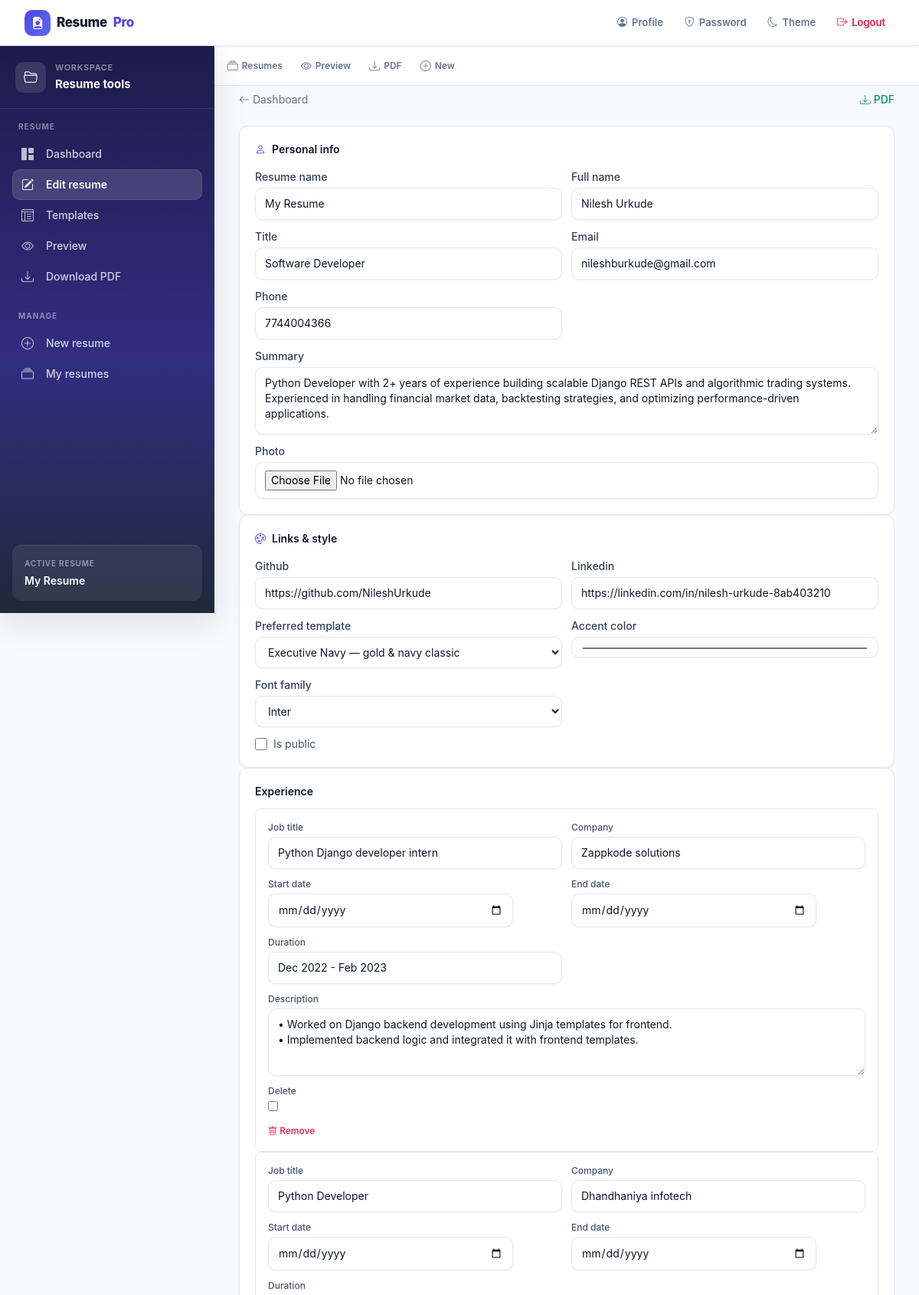
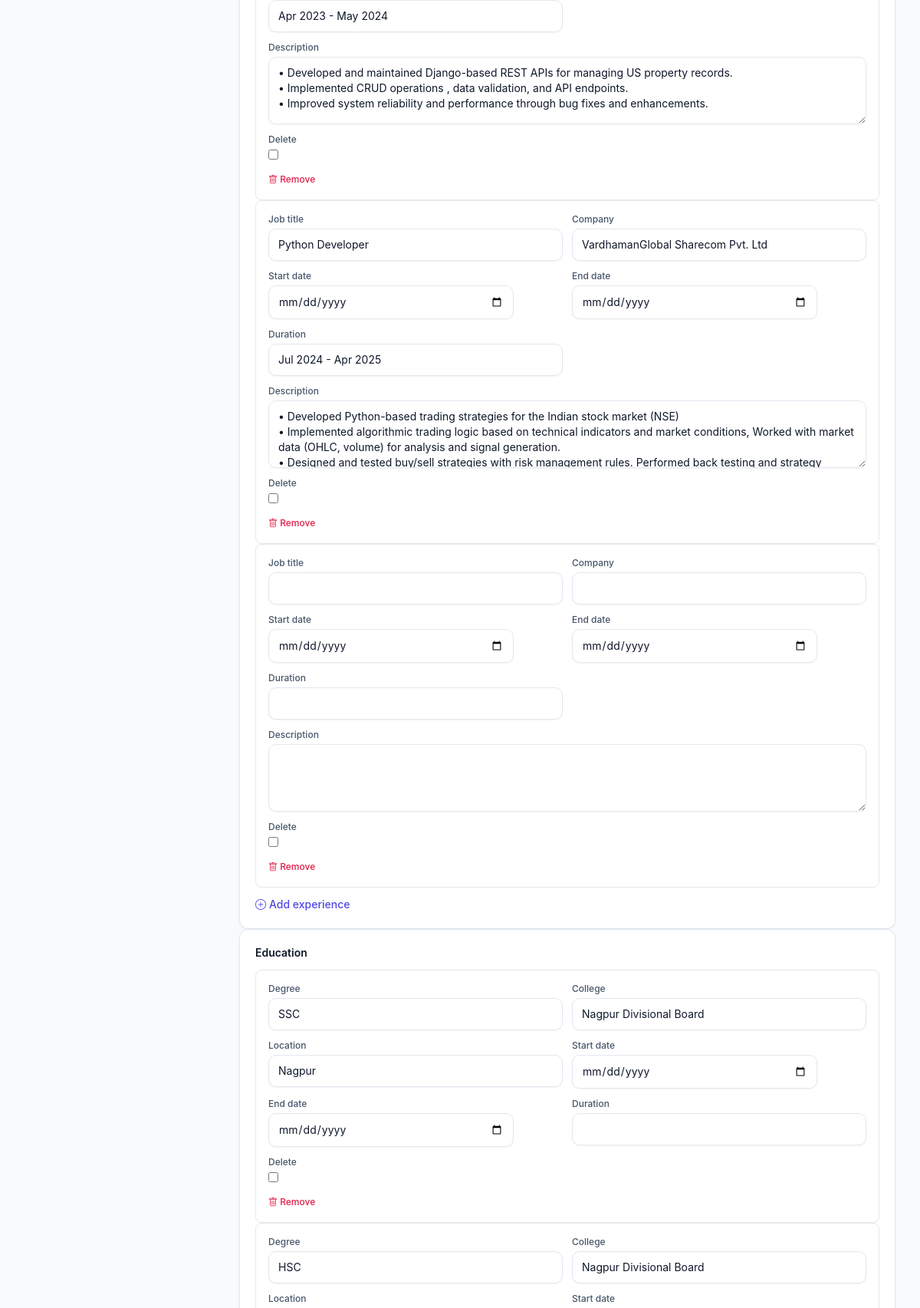
The app's page /resume/2/edit/ (signed in, upper part) with its own data (2 pictures, top to bottom).
### resumes/models.py (models this page shows, shortened)
class Resume(models.Model):
    user = models.ForeignKey(User, on_delete=models.CASCADE, related_name='resumes')
    slug = models.UUIDField(default=uuid.uuid4, unique=True, editable=False)
    resume_name = models.CharField(max_length=100, default='My Resume')
    is_public = models.BooleanField(default=False)
    share_password = models.CharField(max_length=128, blank=True)
    share_expires_at = models.DateTimeField(blank=True, null=True)
    photo = models.ImageField(upload_to='photos/', blank=True, null=True)
    preferred_template = models.CharField(max_length=3, choices=TEMPLATE_CHOICES, default='t1')
    accent_color = models.CharField(max_length=7, default='#4f46e5')
    font_family = models.CharField(max_length=50, choices=FONT_CHOICES, default='Arial')
    title = models.CharField(max_length=100)
    full_name = models.CharField(max_length=100)
    email = models.EmailField()
    phone = models.CharField(max_length=15)
    summary = models.TextField(blank=True)
    github = models.URLField(blank=True, default='')
    linkedin = models.URLField(blank=True, default='')
    created_at = models.DateTimeField(default=timezone.now)
    updated_at = models.DateTimeField(auto_now=True)
    class Meta:
        ordering = ['-updated_at']

### resumes/views.py (the view)
# urls.py: path('resume/<int:resume_id>/edit/', views.create_resume, name='edit_resume'),
@login_required
def create_resume(request, resume_id=None):
    if resume_id is None and request.method == 'GET':
        active = get_user_resume(request)
        if active:
            return redirect('edit_resume', resume_id=active.pk)
    resume = None
    if resume_id:
        resume = get_object_or_404(Resume, pk=resume_id, user=request.user)
    elif request.method == 'POST' and request.POST.get('resume_id'):
        resume = get_object_or_404(Resume, pk=request.POST.get('resume_id'), user=request.user)
    formsets = _build_formsets(request, resume)
    if request.method == 'POST':
        resume_form = ResumeForm(request.POST, request.FILES, instance=resume)
        all_valid = resume_form.is_valid()
        for fs in formsets.values():
            all_valid = all_valid and fs.is_valid()
        if all_valid:
            resume = resume_form.save(commit=False)
            resume.user = request.user
            resume.preferred_template = normalize_template(resume.preferred_template)
            raw_pw = resume_form.cleaned_data.get('share_password_input', '')
            if raw_pw:
                set_share_password(resume, raw_pw)
            resume.save()
            _save_formsets(resume, formsets)
            set_active_resume(request, resume)
            messages.success(request, 'Resume saved.')
            return redirect('dashboard')
        messages.error(request, 'Please fix the errors below.')
        resume_form = ResumeForm(request.POST, request.FILES, instance=resume)
    else:
        resume_form = ResumeForm(instance=resume)
    preview_template = normalize_template(
        request.GET.get('preview', resume.preferred_template if resume else 't1')
    )
    preview_url = ''
    if resume:
        preview_url = reverse('preview_fragment', kwargs={'resume_id': resume.pk, 'template': '__tpl__'})
    return render(request, 'resumes/form.html', {
        'form': resume_form,
        'resume': resume,
        'edu': formsets['edu'],
        'exp': formsets['exp'],
        'proj': formsets['proj'],
        'skill': formsets['skill'],
        'cert': formsets['cert'],
        'ach': formsets['ach'],
        'lang': formsets['lang'],
        'hobby': formsets['hobby'],
        'preview_template': preview_template,
        'preview_url': preview_url,
        'template_choices': list(TEMPLATE_LABELS.items()),
    })

### resumes/context_processors.py (called while the page is built)
def navigation(request):
    if not request.user.is_authenticated:
        return {}
    resume = get_user_resume(request)
    return {
        'active_resume': resume,
        'active_template': normalize_template(resume.preferred_template) if resume else 't1',
    }

### resumes/forms.py (called while the page is built)
def _make_optional_form(model, fields):
    meta = type('Meta', (), {'model': model, 'fields': fields})
    class OptionalForm(TailwindModelForm):
        class Meta(meta):
            pass
        def __init__(self, *args, **kwargs):
            super().__init__(*args, **kwargs)
            for f in self.fields:
                self.fields[f].required = False
    return OptionalForm

### resumes/utils.py (called while the page is built)
def normalize_template(template):
    return template if template in VALID_TEMPLATES else 't1'

def get_user_resume(request, resume_id=None):
    qs = Resume.objects.filter(user=request.user)
    if resume_id:
        return qs.filter(pk=resume_id).first()
    active = request.session.get('active_resume_id')
    if active:
        resume = qs.filter(pk=active).first()
        if resume:
            return resume
    return qs.first()

### templates/resumes/form.html (shortened to what this page needs)
{% extends 'base.html' %}
{% load static %}
{% block content %}
<div class="mb-6 flex items-center justify-between gap-4">
    <a href="{% url 'dashboard' %}" class="inline-flex items-center gap-1 text-sm text-slate-500 hover:text-slate-700 dark:hover:text-slate-300"><i class="bi bi-arrow-left"></i> Dashboard</a>
    {% if resume %}
    <a href="{% url 'download_pdf' resume.pk preview_template %}" class="no-print inline-flex items-center gap-1 text-sm font-medium text-emerald-600 hover:text-emerald-700"><i class="bi bi-download"></i> PDF</a>
    {% endif %}
</div>
<form method="post" enctype="multipart/form-data" id="resume-form" action="{% if resume %}{% url 'edit_resume' resume.pk %}{% else %}{% url 'create_resume' %}{% endif %}" class="grid gap-8 xl:grid-cols-2">
    <div class="space-y-5" id="form-sections">
        <section class="card p-5">
            <h2 class="mb-4 flex items-center gap-2 text-sm font-semibold text-slate-900 dark:text-white"><i class="bi bi-person text-brand-600"></i> Personal info</h2>
            <div class="grid gap-3 sm:grid-cols-2">
                {% for field in form %}
                {% if field.name == 'resume_name' or field.name == 'full_name' or field.name == 'title' or field.name == 'email' or field.name == 'phone' or field.name == 'summary' or field.name == 'photo' %}
                {% if field.name == 'summary' or field.name == 'photo' %}
                {% include 'includes/form_field.html' with field=field wide=True %}
                {% else %}
                {% include 'includes/form_field.html' with field=field %}
                {% endif %}
                {% endif %}
                {% endfor %}
            </div>
        </section>
        <section class="card p-5">
            <h2 class="mb-4 flex items-center gap-2 text-sm font-semibold text-slate-900 dark:text-white"><i class="bi bi-palette text-brand-600"></i> Links &amp; style</h2>
            <div class="grid gap-3 sm:grid-cols-2">
                {% for field in form %}
                {% if field.name == 'github' or field.name == 'linkedin' or field.name == 'preferred_template' or field.name == 'accent_color' or field.name == 'font_family' %}
                {% include 'includes/form_field.html' with field=field %}
                {% elif field.name == 'is_public' %}
                {% include 'includes/form_field.html' with field=field wide=True inline=True %}
                {% elif field.name == 'share_password_input' %}
                <div class="sm:col-span-2" id="share-password-field">
                    {% include 'includes/form_field.html' with field=field wide=True %}
                </div>
                {% endif %}
                {% endfor %}
            </div>
        </section>
        {% include 'resumes/includes/form_section.html' with title='Experience' prefix='exp' formset=exp %}
        {% include 'resumes/includes/form_section.html' with title='Education' prefix='edu' formset=edu %}
    </div>
</form>
{% endblock %}

### templates/includes/sidebar.html
<aside id="app-sidebar" class="app-sidebar no-print" aria-label="Resume navigation">
    <div class="sidebar-header">
        <div class="sidebar-header-icon"><i class="bi bi-folder2-open"></i></div>
        <div class="sidebar-header-text">
            <p class="sidebar-header-label">Workspace</p>
            <p class="sidebar-header-title">Resume tools</p>
        </div>
    </div>
    <nav class="sidebar-nav">
        <div class="sidebar-section">
            <p class="nav-label">Resume</p>
            <ul>
                <li><a href="{% url 'dashboard' %}" class="sidebar-link {% if request.resolver_match.url_name == 'dashboard' %}sidebar-link-active{% endif %}"><i class="bi bi-grid-1x2-fill"></i> Dashboard</a></li>
                <li><a href="{% url 'create_resume' %}" class="sidebar-link {% if request.resolver_match.url_name == 'edit_resume' or request.resolver_match.url_name == 'create_resume' %}sidebar-link-active{% endif %}"><i class="bi bi-pencil-square"></i> Edit resume</a></li>
                <li><a href="{% url 'template_gallery' %}" class="sidebar-link {% if request.resolver_match.url_name == 'template_gallery' %}sidebar-link-active{% endif %}"><i class="bi bi-layout-text-window-reverse"></i> Templates</a></li>
                {% if active_resume %}
                <li><a href="{% url 'view_resume' active_resume.pk active_template %}" class="sidebar-link {% if request.resolver_match.url_name == 'view_resume' %}sidebar-link-active{% endif %}"><i class="bi bi-eye"></i> Preview</a></li>
                <li><a href="{% url 'download_pdf' active_resume.pk active_template %}" class="sidebar-link"><i class="bi bi-download"></i> Download PDF</a></li>
                {% endif %}
            </ul>
        </div>
        <div class="sidebar-section">
            <p class="nav-label">Manage</p>
            <ul>
                <li><a href="{% url 'new_resume' %}" class="sidebar-link {% if request.resolver_match.url_name == 'new_resume' %}sidebar-link-active{% endif %}"><i class="bi bi-plus-circle"></i> New resume</a></li>
                <li><a href="{% url 'my_resumes' %}" class="sidebar-link {% if request.resolver_match.url_name == 'my_resumes' %}sidebar-link-active{% endif %}"><i class="bi bi-collection"></i> My resumes</a></li>
            </ul>
        </div>
    </nav>
    {% if active_resume %}
    <div class="sidebar-footer">
        <p class="sidebar-footer-label">Active resume</p>
        <p class="sidebar-footer-name">{{ active_resume.resume_name }}</p>
    </div>
    {% endif %}
</aside>

### templates/includes/form_field.html (shortened to what this page needs)
<div class="{% if wide %}sm:col-span-2{% endif %}{% if inline %} flex items-center gap-2{% endif %}">
    {% if not inline and not hide_label %}
    <label for="{{ field.id_for_label }}" class="block text-sm font-medium text-slate-700 dark:text-slate-300">{{ field.label }}</label>
    {% endif %}
    {{ field }}
    {% if inline %}<label for="{{ field.id_for_label }}" class="text-sm text-slate-600 dark:text-slate-300">{{ field.label }}</label>{% endif %}
</div>

### static/css/app.css (style rules this page uses)
:root { --header-height: 60px; --sidebar-width: 280px; --brand: #4f46e5; --brand-dark: #4338ca; --radius: 12px; --shadow-sm: 0 1px 3px rgba(15, 23, 42, 0.06); --shadow-md: 0 4px 20px rgba(15, 23, 42, 0.08); --shadow-lg: 0 12px 40px rgba(15, 23, 42, 0.12); }
body { background: #f8fafc; font-family: 'Plus Jakarta Sans', system-ui, sans-serif; }
.app-sidebar { background: linear-gradient(180deg, #1e1b4b 0%, #312e81 55%, #1e293b 100%); box-shadow: var(--shadow-lg); display: none; flex-direction: column; height: calc(100vh - var(--header-height)); left: 0; position: fixed; top: var(--header-height); width: var(--sidebar-width); z-index: 40; }
@media (min-width: 1024px) { .app-sidebar { display: flex; } }
.sidebar-header { align-items: center; border-bottom: 1px solid rgba(255, 255, 255, 0.1); display: flex; gap: 12px; padding: 20px; }
.sidebar-header-icon { align-items: center; background: rgba(255, 255, 255, 0.12); border-radius: 10px; color: #fff; display: flex; font-size: 18px; height: 40px; justify-content: center; width: 40px; }
.sidebar-header-label { color: rgba(255, 255, 255, 0.5); font-size: 11px; font-weight: 600; letter-spacing: 0.06em; text-transform: uppercase; }
.sidebar-header-title { color: #fff; font-size: 15px; font-weight: 700; margin-top: 2px; }
.sidebar-nav { flex: 1; overflow-y: auto; padding: 16px; }
.sidebar-section { margin-bottom: 24px; }
.sidebar-section ul { list-style: none; margin: 0; padding: 0; }
.nav-label { color: rgba(255, 255, 255, 0.45); font-size: 10px; font-weight: 700; letter-spacing: 0.1em; margin-bottom: 8px; padding: 0 8px; text-transform: uppercase; }
.sidebar-link { align-items: center; border-radius: 10px; color: rgba(255, 255, 255, 0.78); display: flex; font-size: 14px; font-weight: 500; gap: 12px; padding: 10px 12px; text-decoration: none; transition: background 0.15s, color 0.15s; }
.sidebar-link i { font-size: 16px; opacity: 0.9; width: 20px; }
.sidebar-link-active { background: rgba(255, 255, 255, 0.14); box-shadow: inset 0 0 0 1px rgba(255, 255, 255, 0.1); color: #fff; font-weight: 600; }
.sidebar-footer { border-top: 1px solid rgba(255, 255, 255, 0.1); margin: 0 16px 16px; padding: 16px; background: rgba(255, 255, 255, 0.08); border-radius: var(--radius); }
.sidebar-footer-label { color: rgba(255, 255, 255, 0.5); font-size: 10px; font-weight: 600; letter-spacing: 0.08em; text-transform: uppercase; }
.sidebar-footer-name { color: #fff; font-size: 14px; font-weight: 600; margin-top: 4px; overflow: hidden; text-overflow: ellipsis; white-space: nowrap; }
.card { background: #fff; border: 1px solid #e2e8f0; border-radius: var(--radius); box-shadow: var(--shadow-sm); transition: box-shadow 0.2s, transform 0.2s; }
.card input[type="text"], .card input[type="email"], .card input[type="url"], .card input[type="password"], .card input[type="date"], .card input[type="file"], .card input[type="color"], .card select, .card textarea { background: #fff; border: 1px solid #e2e8f0; border-radius: 10px; font-size: 14px; margin-top: 4px; padding: 10px 12px; width: 100%; }

### records on screen
Resume: resume_name "My Resume", form "My Resume" "Nilesh Urkude" "Software Developer" "nileshburkude@gmail.com" "7744004366" "Python Developer with 2+ years of experience building scalable Django REST APIs and algorithmic trading systems. Experienced in handling financial market data, backtesting strategies, and optimizing performance-driven applications." "https://github.com/NileshUrkude" "https://linkedin.com/in/nilesh-urkude-8ab403210" "Executive Navy — gold & navy classic" "#585051" "Inter"

### other values on screen
{{ field.label }} "Resume name" "Full name" "Title" "Email" "Phone" "Summary" "Photo" "Github" "Linkedin" "Preferred template" "Accent color" "Font family"
{{ field.label }} "Is public"
{{ title }} "Experience Education"
{{ field.label }} "Job title" "Company" "Start date" "End date" "Duration" "Description" "Delete" "Job title" "Company" "Start date" "End date" "Duration" "Description" "Delete" "Job title" "Company" "Start date" "End date" "Duration" "Description" "Delete" "Job title" "Company" "Start date" "End date" "Duration" "Description" "Delete" "Degree" "College" "Location" "Start date" "End date" "Duration" "Delete" "Degree" "College" "Location" "Start date"
{{ title|lower }} "experience"
